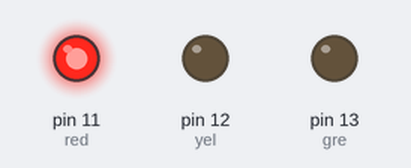
Recording of a sketch running on a simulated Arduino Uno, built with avr-gcc and run on an emulated ATmega328P. Shown: output pins drawn as LEDs (lit = HIGH).

Above: at 0.5 s.
At 2.1 s:
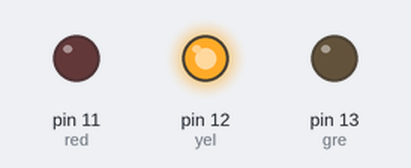
At 3.7 s:
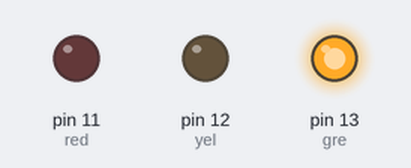
Timing chart, 0 to 5.1 s (numbered marks = the images above):
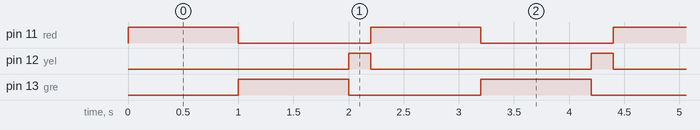

Measured:
- by itself, pin 11 (red), pin 13 (gre): alternates HIGH for 1.0 s and LOW for 1.2 s
- by itself, pin 12 (yel): alternates HIGH for 0.20 s and LOW for 2.0 s
- by itself, everything shown: repeats every 2.2 s, in 3 steps

The sketch:

semafaro.ino
```cpp
#define red 11
#define yel 12
#define gre 13

void setup() {
  pinMode(red, OUTPUT);
  pinMode(yel, OUTPUT);
  pinMode(gre, OUTPUT);
}

void loop() {
  digitalWrite(red, HIGH);
  digitalWrite(yel, LOW);
  digitalWrite(gre, LOW);
  delay(1000);
  digitalWrite(red, LOW);
  digitalWrite(yel, LOW);
  digitalWrite(gre, HIGH);
  delay(1000);
  digitalWrite(red, LOW);
  digitalWrite(yel, HIGH);
  digitalWrite(gre, LOW);
  delay(200);
}
```
